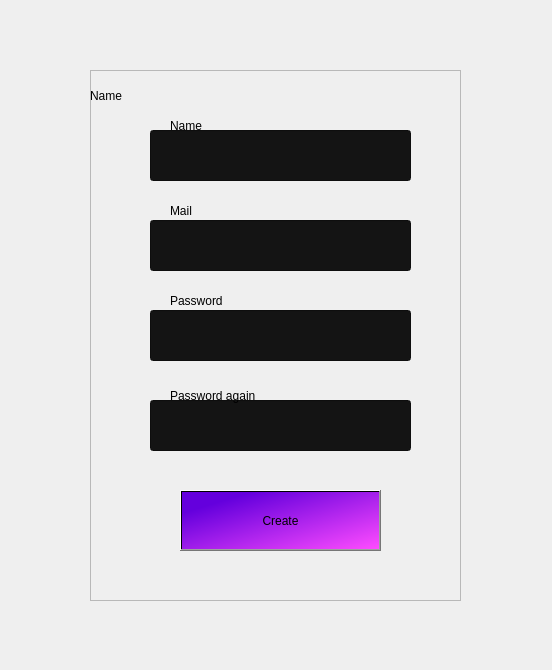
<?xml version="1.0" encoding="UTF-8"?>
<ui version="4.0">
 <class>regform</class>
 <widget class="QDialog" name="regform">
  <property name="geometry">
   <rect>
    <x>0</x>
    <y>0</y>
    <width>552</width>
    <height>670</height>
   </rect>
  </property>
  <property name="windowTitle">
   <string>Dialog</string>
  </property>
  <widget class="QFrame" name="regFrame">
   <property name="geometry">
    <rect>
     <x>90</x>
     <y>70</y>
     <width>371</width>
     <height>531</height>
    </rect>
   </property>
   <property name="frameShape">
    <enum>QFrame::StyledPanel</enum>
   </property>
   <property name="frameShadow">
    <enum>QFrame::Raised</enum>
   </property>
   <widget class="QLineEdit" name="name">
    <property name="geometry">
     <rect>
      <x>60</x>
      <y>60</y>
      <width>261</width>
      <height>51</height>
     </rect>
    </property>
    <property name="styleSheet">
     <string notr="true">background-color: rgb(20, 20, 20);</string>
    </property>
   </widget>
   <widget class="QPushButton" name="pushButton">
    <property name="geometry">
     <rect>
      <x>90</x>
      <y>420</y>
      <width>201</width>
      <height>61</height>
     </rect>
    </property>
    <property name="styleSheet">
     <string notr="true">background-color: qlineargradient(spread:pad, x1:0.159204, y1:0.205, x2:1, y2:1, stop:0 rgba(100, 0, 221, 255), stop:1 rgba(255, 76, 255, 255));</string>
    </property>
    <property name="text">
     <string>Create</string>
    </property>
   </widget>
   <widget class="QLineEdit" name="mail">
    <property name="geometry">
     <rect>
      <x>60</x>
      <y>150</y>
      <width>261</width>
      <height>51</height>
     </rect>
    </property>
    <property name="styleSheet">
     <string notr="true">background-color: rgb(20, 20, 20);</string>
    </property>
   </widget>
   <widget class="QLineEdit" name="password">
    <property name="geometry">
     <rect>
      <x>60</x>
      <y>240</y>
      <width>261</width>
      <height>51</height>
     </rect>
    </property>
    <property name="styleSheet">
     <string notr="true">background-color: rgb(20, 20, 20);</string>
    </property>
   </widget>
   <widget class="QLineEdit" name="password_again">
    <property name="geometry">
     <rect>
      <x>60</x>
      <y>330</y>
      <width>261</width>
      <height>51</height>
     </rect>
    </property>
    <property name="styleSheet">
     <string notr="true">background-color: rgb(20, 20, 20);</string>
    </property>
   </widget>
   <widget class="QLabel" name="label">
    <property name="geometry">
     <rect>
      <x>80</x>
      <y>30</y>
      <width>55</width>
      <height>51</height>
     </rect>
    </property>
    <property name="text">
     <string>Name</string>
    </property>
   </widget>
   <widget class="QLabel" name="label_2">
    <property name="geometry">
     <rect>
      <x>80</x>
      <y>120</y>
      <width>55</width>
      <height>41</height>
     </rect>
    </property>
    <property name="text">
     <string>Mail</string>
    </property>
   </widget>
   <widget class="QLabel" name="label_3">
    <property name="geometry">
     <rect>
      <x>80</x>
      <y>210</y>
      <width>91</width>
      <height>41</height>
     </rect>
    </property>
    <property name="text">
     <string>Password</string>
    </property>
   </widget>
   <widget class="QLabel" name="label_7">
    <property name="geometry">
     <rect>
      <x>80</x>
      <y>300</y>
      <width>141</width>
      <height>51</height>
     </rect>
    </property>
    <property name="text">
     <string>Password again</string>
    </property>
   </widget>
   <widget class="QLabel" name="label_4">
    <property name="geometry">
     <rect>
      <x>0</x>
      <y>0</y>
      <width>55</width>
      <height>51</height>
     </rect>
    </property>
    <property name="text">
     <string>Name</string>
    </property>
   </widget>
  </widget>
 </widget>
 <resources/>
 <connections/>
</ui>
